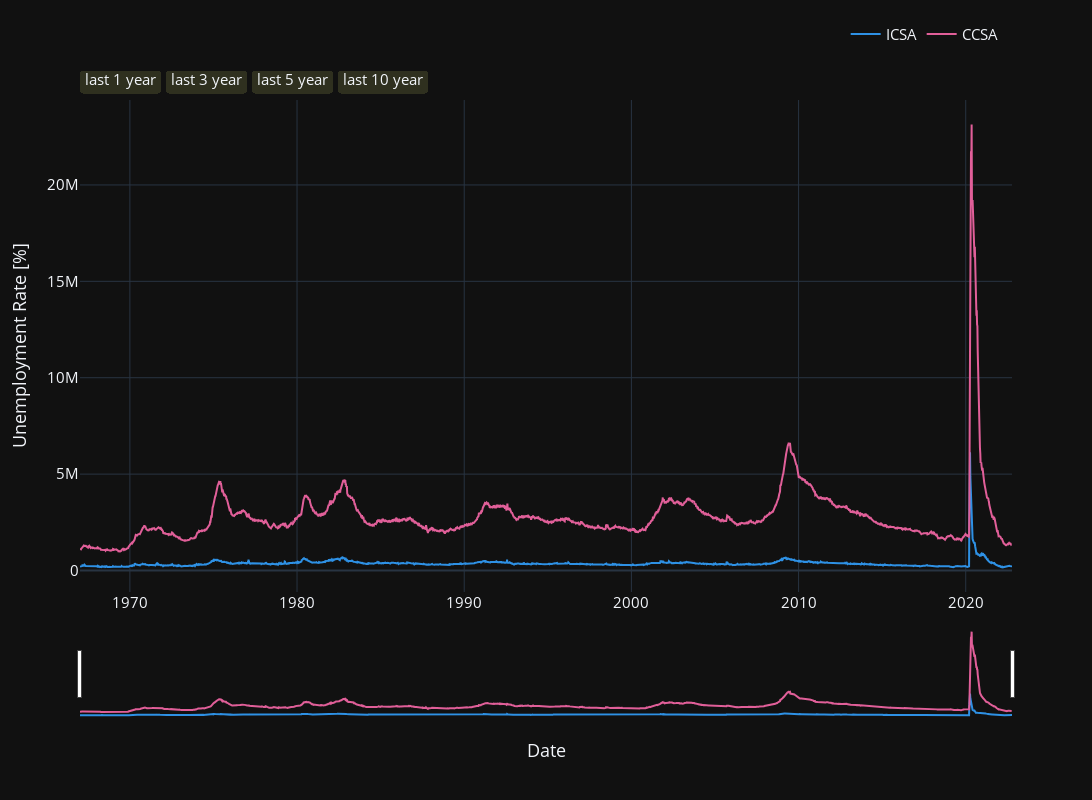

The cell this chart's notebook holds for it:
### Code cell
fig = seasonal_plot(df)
fig.show()

### Figure 1 — Plotly figure (JSON) as saved in the notebook; plotly's stock layout.template omitted (floating-point values rounded to 4 significant figures; data arrays with more than 128 entries replaced by an {"elided": "..."} marker saying what was removed)
{"data": [{"marker": {"color": "#2E91E5"}, "name": "ICSA", "type": "scatter", "x": {"elided": "2910 str values"}, "y": {"elided": "2910 int values"}}, {"marker": {"color": "#E15F99"}, "name": "CCSA", "type": "scatter", "x": {"elided": "2910 str values"}, "y": {"elided": "2910 int values"}}], "layout": {"font": {"size": 15}, "height": 800, "hovermode": "x", "legend": {"orientation": "h", "x": 0.99, "xanchor": "right", "y": 1.1, "yanchor": "bottom"}, "width": 1400, "xaxis": {"rangeselector": {"bgcolor": "#2F301F", "buttons": [{"count": 1, "label": "last 1 year", "step": "year"}, {"count": 3, "label": "last 3 year", "step": "year"}, {"count": 5, "label": "last 5 year", "step": "year"}, {"count": 10, "label": "last 10 year", "step": "year"}]}, "rangeslider": {"visible": true}, "title": {"text": "Date"}}, "yaxis": {"side": "left", "title": {"text": "Unemployment Rate [%]"}}}}
